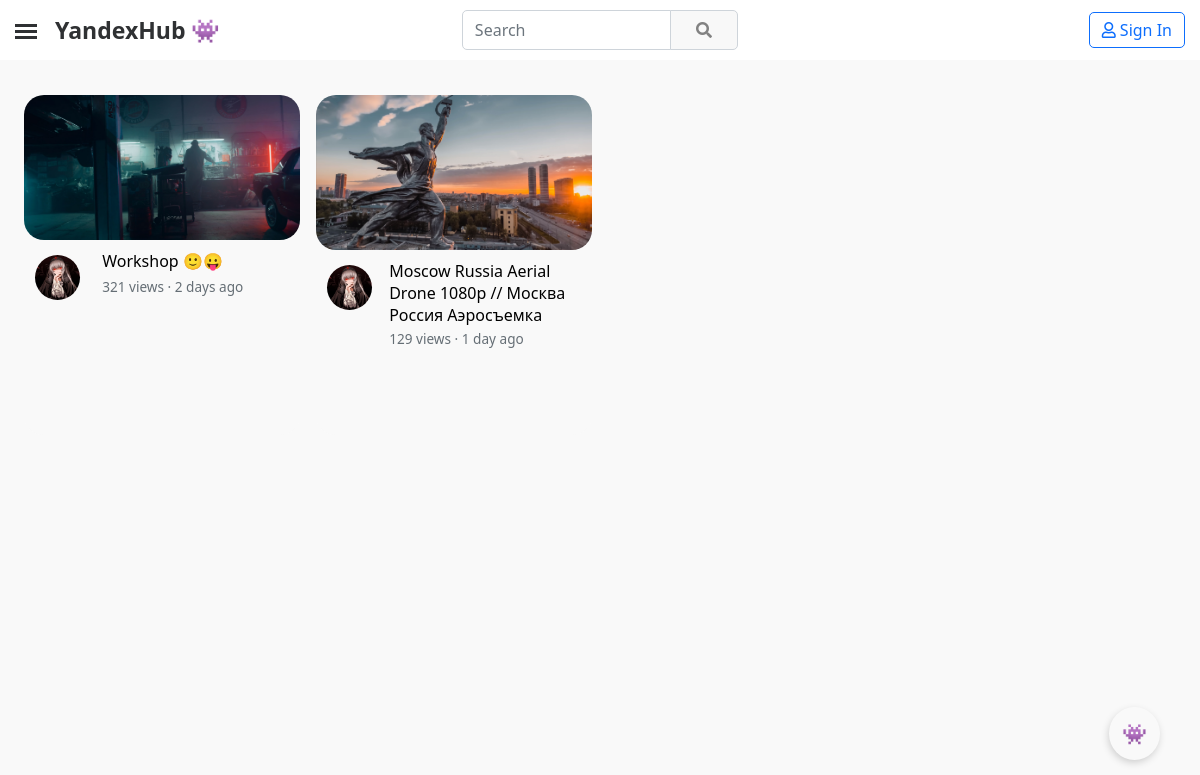
Before: / with the older database file.
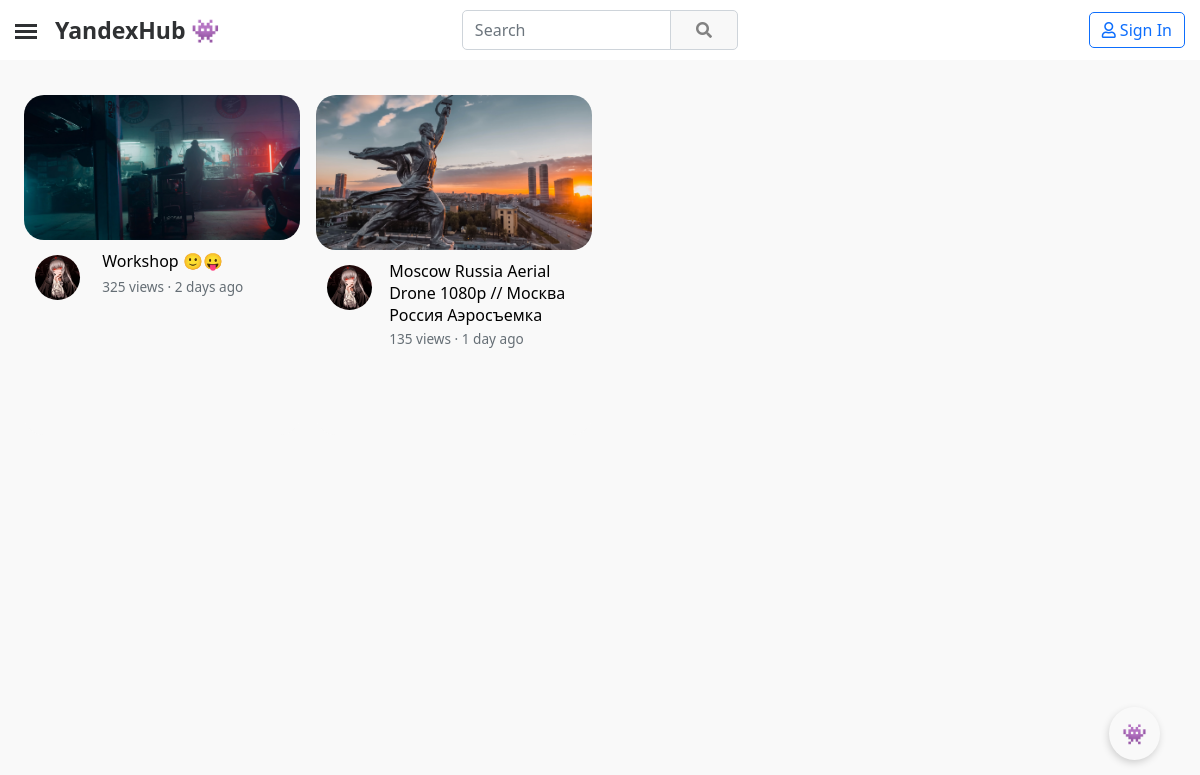
After: the same page with the newer database file.
### YandexHub/apps/mainapp/models.py (models this page shows, shortened)
class Video(models.Model):
    video_id = models.CharField(blank=True, null=True, max_length=32)
    creator = models.ForeignKey(CustomUser, on_delete=models.CASCADE, null=False, related_name='video_creator')
    video = models.FileField(upload_to='videos/')
    video_banner = models.ImageField(upload_to='video_banners/')
    views = models.BigIntegerField(default=0)
    likes = models.BigIntegerField(default=0)
    dislikes = models.BigIntegerField(default=0)
    comments = models.BigIntegerField(default=0)
    coefficient = models.FloatField(default=0)
    title = models.CharField(max_length=150)
    description = models.TextField(blank=True, null=True, max_length=1000000)
    date_created = models.DateTimeField(auto_now_add=True, db_index=True)

class CustomUser(AbstractUser):
    user_id = models.CharField(blank=True, null=True, max_length=24)
    email = models.EmailField(null=True, unique=True)
    username = models.CharField(blank=True, null=True, max_length=25)
    avatar = models.ImageField(blank=True, null=True, upload_to = 'avatars/', default='avatars/default/default_avatar.png')
    banner = models.ImageField(blank=True, null=True, upload_to='users_banners/')
    all_views = models.BigIntegerField(default=0)
    all_subscribers = models.BigIntegerField(default=0)
    description = models.TextField(blank=True, null=True, max_length=5000)
    contact_email  = models.CharField(blank=True, null=True, max_length=75)
    location = models.CharField(blank=True, null=True, max_length=50)
    vk_link = models.CharField(blank=True, null=True, max_length=150)
    instagram_link = models.CharField(blank=True, null=True, max_length=150)
    facebook_link = models.CharField(blank=True, null=True, max_length=150)
    reddit_link = models.CharField(blank=True, null=True, max_length=150)
    telegram_link = models.CharField(blank=True, null=True, max_length=150)
    twitter_link = models.CharField(blank=True, null=True, max_length=150)
    website_link = models.CharField(blank=True, null=True, max_length=150)
    telegram = models.CharField(blank=True, null=True, max_length=150)
    date_created = models.DateTimeField(auto_now_add=True, db_index=True)
    REQUIRED_FIELDS = ['username']
    USERNAME_FIELD = 'email'

### YandexHub/apps/mainapp/views.py (the view)
# urls.py: path('', HomeView.as_view(), name='main__page'),
class HomeView(ListView):
    template_name = 'home.html'
    paginate_by = 20
    model = Video
    context_object_name = "videos"
    def get_context_data(self, **kwargs):
        context = super(HomeView, self).get_context_data(**kwargs)
        context['title'] = 'YandexHub'
        return context

### YandexHub/apps/mainapp/templatetags/poll_extras.py (called while the page is built, shortened)
@register.filter(name='time_func')
@stringfilter
def time_func(arg):
    now = datetime.utcnow()
    time = now - datetime.strptime(arg, '%Y-%m-%d %H:%M:%S.%f+00:00')
    if time.days < 730:
        if time.days < 2:
            return '1 day ago'
        elif time.days < 7:
            return f'{time.days} days ago'
        elif time.days < 14:
            return '1 week ago'
        elif time.days < 30:
            return f'{time.days//4} weeks ago'
        elif time.days < 60:
            return '1 month ago'
        elif time.days < 365:
            return f'{time.days//30} months ago'
        elif time.days < 730:
            return '1 year ago'
    else:
        return f'{time.days//365} years ago'

### YandexHub/apps/mainapp/templates/home.html (shortened to what this page needs)
{% extends "main.html" %}
{% block content %}
{% load poll_extras %}
{% load static %}
<main role="main">
    <div class="block-content">
        <div class="row row-cols-1 row-cols-md-2 row-cols-lg-3 row-cols-xl-4 g-3">
            {% for video in videos %}
            <div class="infinite-item col" style="cursor: pointer;">
                <div class="card mb-2">
                    <a onclick="transition_link(`{% url 'video__page' video.video_id %}`)">
                        <img style="object-fit: cover;" class="bd-placeholder-img card-img-top video-img" width="360" height="225"
                            src="{{ video.video_banner.url }}">
                    </a>
                    <div class="card-body">
                        <div class="avatar-video-block" onclick="transition_link(`{% url 'channel__page' video.creator.user_id %}`)">
                            <div class="avatar-video-img img" style="background-image: url({{ video.creator.avatar.url }});"></div>
                        </div>
                        <div style="display: inline-block;"
                            onclick="transition_link(`{% url 'video__page' video.video_id %}`)">
                            <p class="card-text" style="color: #000;">{{ video.title|truncatechars:70 }}</p>
                            <div class="card-bottom">{{ video.views|brief_views_format }} · {{ video.date_created|time_func }}</div>
                        </div>
                    </div>
                </div>
            </div>
            {% endfor %}
        </div>
    </div>
</main>
{% endblock %}

Changed rows visible on the page:
changed Video "Workshop 🙂😛": views|brief_views_format "321 views" → "325 views"
changed Video "Moscow Russia Aerial Drone 1080p // Москва Россия Аэросъемка": views|brief_views_format "129 views" → "135 views"
